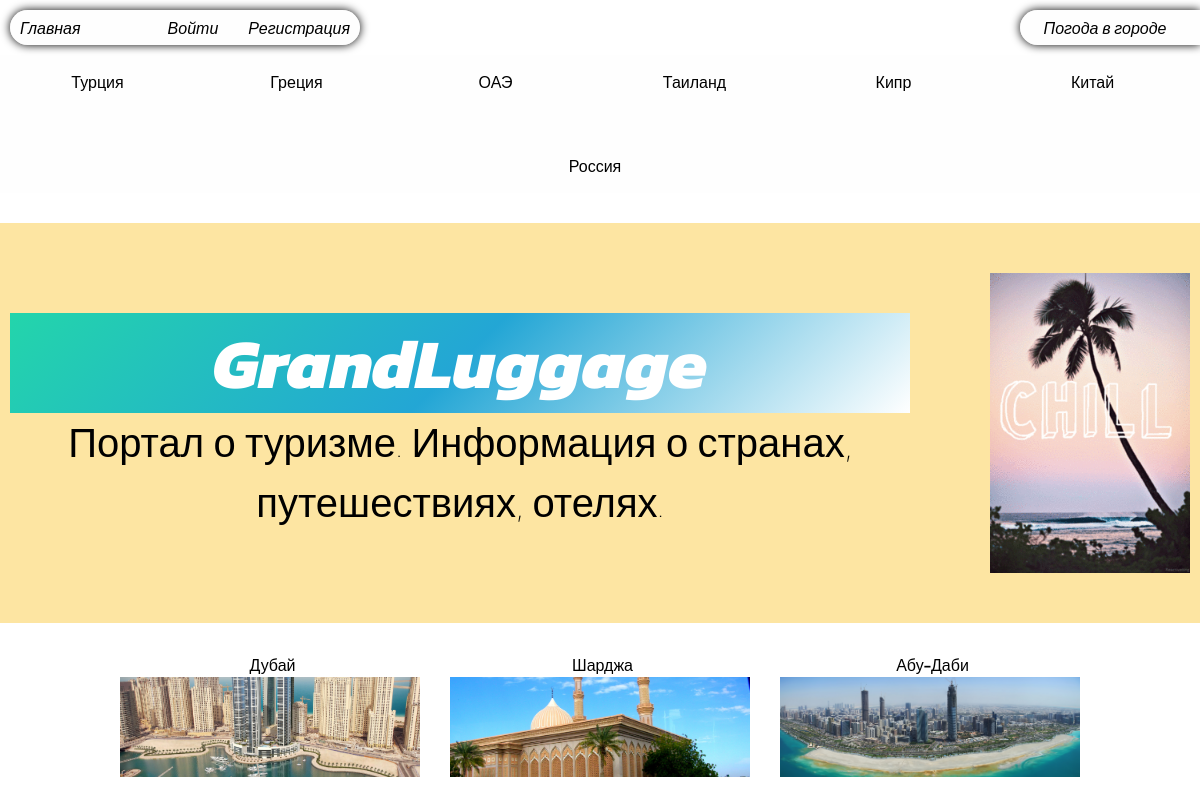
Screenshot of /category/oae/ with the database file from the repository.
### blog/models.py (models this page shows, shortened)
class Country(models.Model):
    name = models.CharField(max_length=100, db_index=True)
    slug = models.SlugField(max_length=100, unique=True, db_index=True)
    photo = models.ImageField(upload_to='photos/%Y/%m/%d', blank=True)
    def __str__(self):
        return self.name
    def get_absolut_url(self):
        return reverse('category', kwargs={'cat_slug': self.slug})
    class Meta:
        verbose_name = 'Страна'
        verbose_name_plural = 'Страны'

class City(models.Model):
    title = models.CharField(max_length=255)
    slug = models.SlugField(max_length=255, unique=True, db_index=True)
    content = models.TextField(blank=True)
    photo = models.ImageField(upload_to='photos/%Y/%m/%d', blank=True)
    cat = models.ForeignKey('Country', on_delete=models.PROTECT, verbose_name='Страна')
    def get_absolut_url(self):
        return reverse('post', kwargs={'post_slug': self.slug})
    class Meta:
        verbose_name = 'Город'
        verbose_name_plural = 'Города'

### blog/views.py (the view)
# urls.py: path('category/<slug:cat_slug>/', BlogCategory.as_view(), name='category'),
class BlogCategory(ListView):
    model = City
    template_name = 'blog/index.html'
    context_object_name = 'posts'
    def get_queryset(self):
        return City.objects.filter(cat__slug=self.kwargs['cat_slug']).select_related('cat')
    def get_context_data(self, *, object_list=None, **kwargs):
        context = super().get_context_data(**kwargs)
        context['title'] = 'Категория - ' + str(context['posts'][0].cat)
        context['cat_selected'] = context['posts'][0].cat_id
        return context

### blog/templatetags/blog_tags.py (called while the page is built)
@register.inclusion_tag('blog/list_categories.html')
def show_categories(sort=None, cat_selected=0):
    if not sort:
        cats = Country.objects.all()
    else:
        cats = Country.objects.order_by(sort)
    return {'cats':cats, 'cat_selected': cat_selected}

### blog/templates/blog/index.html
{% extends 'blog/main.html' %}
{% load static %}
{% block content %}
{% if cat_selected != 0 %}
<ul class="main-content">
    {% for p in posts %}
    <li class="container-in-content">
        <a href="{{ p.get_absolut_url }}">
            <h2 class="text-title-post">{{ p.title }}</h2>
            <img src="{{ p.photo.url }}">
        </a>
    </li>
    {% endfor %}
</ul>
{% endif %}
{% endblock %}

### blog/templates/blog/list_categories.html
{% load static %}
{% for c in cats %}
    {% if c.pk == cat_selected %}
    <li class="block__in__categories"><p>{{ c.name }}</p></li>
    {% else %}
    <a href="{{ c.get_absolut_url }}" class="text__name__country">
        <li class="block__in__categories">
            <p>{{ c.name }}</p>
        </li>
    </a>
    {% endif %}
{% endfor %}

### blog/static/css/style.css (style rules this page uses)
* { margin: 0; }
body { background: url('../image/waves-crashing-on-beach.jpg'); background-size: cover; }
ul { padding: 0; }
li { list-style-type: none; }
.block__in__categories { border-radius: 30px; display: flex; text-align: center; justify-content: center; margin: 10px; width: 149px; height: 34px; align-items: center; }
.block__in__categories p { padding-right: 10px; font-family: 'Kanit', sans-serif; font-weight: 100; }
.text__name__country { display: flex; text-align: center; align-items: center; text-decoration: none; color: black; }
.main-content { margin-top: 20px; display: flex; justify-content: center; gap: 30px; }
.container-in-content { height: 150px; width: 300px; }
.container-in-content a { color: #000; text-decoration: none; }
.container-in-content h2 { padding-top: 10px; padding-left: 5px; font-family: 'Kanit', sans-serif; font-size: 16px; font-weight: 500; }
.container-in-content img { object-fit: cover; width: 300px; height: 100px; }
.text-title-post { text-align: center; }

### rows the page displays
Country: name "Турция"
Country: name "Греция"
Country: name "ОАЭ"
Country: name "Таиланд"
Country: name "Кипр"
Country: name "Китай"
Country: name "Россия"
City: title "Дубай", photo (picture)
City: title "Шарджа", photo (picture)
City: title "Абу-Даби", photo (picture)
